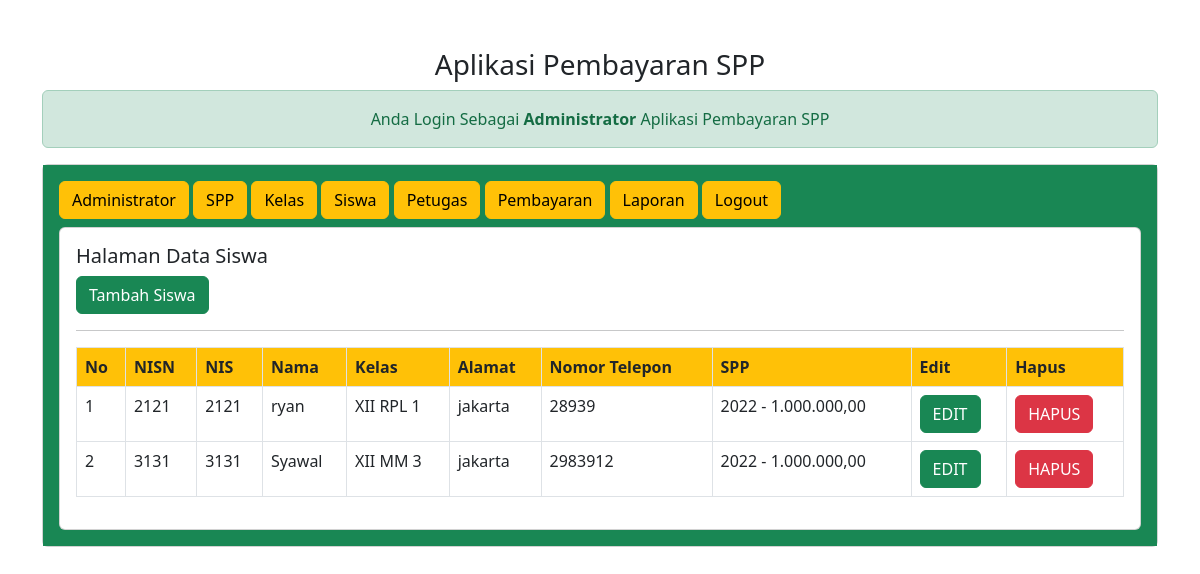
/admin/admin.php?url=siswa (signed in), run on the app's committed database.
### tables this page shows
CREATE TABLE `siswa` (
  `nisn` char(10) NOT NULL,
  `nis` char(8) NOT NULL,
  `nama` varchar(35) NOT NULL,
  `id_kelas` int(11) NOT NULL,
  `alamat` text NOT NULL,
  `no_telp` varchar(13) NOT NULL,
  `id_spp` int(11) NOT NULL
);

CREATE TABLE `kelas` (
  `id_kelas` int(11) NOT NULL,
  `nama_kelas` varchar(10) NOT NULL,
  `kompetensi_keahlian` varchar(50) NOT NULL
);

CREATE TABLE `spp` (
  `id_spp` int(11) NOT NULL,
  `tahun` int(11) NOT NULL,
  `nominal` int(11) NOT NULL
);

### admin/siswa.php (the view)
<h5> Halaman Data Siswa </h5>
<a href="?url=tambah-siswa" class="btn btn-success"> Tambah Siswa </a>
<hr>
<table class="table table-stripped table-bordered">
    <tr class="fw-bold bg-warning">
        <td> No </td>
        <td> NISN </td>
        <td> NIS </td>
        <td> Nama </td>
        <td> Kelas </td>
        <td> Alamat </td>
        <td> Nomor Telepon </td>
        <td> SPP </td>
        <td> Edit </td>
        <td> Hapus </td>
    </tr>
    <?php
    include'../koneksi.php';
    $no = 1;
    $sql = "SELECT*FROM siswa,spp,kelas WHERE siswa.id_kelas=kelas.id_kelas AND siswa.id_spp=spp.id_spp ORDER BY nama ASC";
    $query = mysqli_query($koneksi, $sql);
    foreach($query as $data){ ?>
        <tr>
            <td><?= $no++; ?></td>
            <td><?= $data['nisn'] ?></td>
            <td><?= $data['nis'] ?></td>
            <td><?= $data['nama'] ?></td>
            <td><?= $data['nama_kelas'] ?></td>
            <td><?= $data['alamat'] ?></td>
            <td><?= $data['no_telp'] ?></td>
            <td><?= $data['tahun'] ?> - <?= number_format($data['nominal'],2,',','.'); ?> </td>
            <td>
                <a href="?url=edit-siswa&nisn=<?= $data['nisn'] ?>" class='btn btn-success'>EDIT</a>
            </td>
            <td>
                <a onclick="return confirm('Apakah Anda Yakin Ingin Menghapus Data?')" href="?url=hapus-siswa&nisn=<?= $data['nisn'] ?>" class='btn btn-danger'>HAPUS</a>
            </td>
        </tr>
    <?php } ?>
    </table>

### admin/admin.php (shortened to what this page needs)
<DOCTYPE html>
<html>
<head>
    <link href="../css/bootstrap.min.css" rel="stylesheet">
</head>
<body>
    <div class="container mt-5">
        <div class="text-center"><h3> Aplikasi Pembayaran SPP</h3>
        <div class="alert alert-success">
            Anda Login Sebagai <b>Administrator</b> Aplikasi Pembayaran SPP
                </div></div>
                <div class="card">
                    <div class="card-body bg-success" >
                 <a href="admin.php" class="btn btn-warning"> Administrator</a>
                 <a href="admin.php?url=spp" class="btn btn-warning"> SPP</a>
                 <a href="admin.php?url=kelas" class="btn btn-warning"> Kelas</a>
                 <a href="admin.php?url=siswa" class="btn btn-warning"> Siswa</a>
                 <a href="admin.php?url=petugas" class="btn btn-warning"> Petugas</a>
                 <a href="admin.php?url=pembayaran" class="btn btn-warning"> Pembayaran</a>
                 <a href="admin.php?url=laporan" class="btn btn-warning"> Laporan</a>
                 <a href="admin.php?url=logout" class="btn btn-warning"> Logout</a>
                <div class="card mt-2">
                    <div class="card-body">
                        <?php
                        $file = @$_GET['url'];
                        if(empty($file)){
                            echo"<h4>Selamat Datang DI Halaman Administrator</h4>";
                            echo"Aplikasi Pembayaran SPP digunakan untuk mempermudah dalam mencatat pembayaran siswa / siswi disekolah.";
                        }else{
                            include $file.'.php';
                        }
                        ?>
                </div>
            </div>
        </div>
    </div>
</body>
</body>
</html>

### data on the page
siswa: nisn "2121", nis "2121", nama "ryan", id_kelas.nama_kelas "XII RPL 1", alamat "jakarta", no_telp "28939", id_spp.tahun "2022", id_spp.nominal "1.000.000,00"
siswa: nisn "3131", nis "3131", nama "Syawal", id_kelas.nama_kelas "XII MM 3", alamat "jakarta", no_telp "2983912", id_spp.tahun "2022", id_spp.nominal "1.000.000,00"
